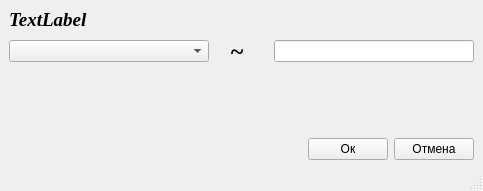
<?xml version="1.0" encoding="UTF-8"?>
<ui version="4.0">
 <class>MainWindow</class>
 <widget class="QMainWindow" name="MainWindow">
  <property name="geometry">
   <rect>
    <x>0</x>
    <y>0</y>
    <width>483</width>
    <height>191</height>
   </rect>
  </property>
  <property name="windowTitle">
   <string>Изменить</string>
  </property>
  <widget class="QWidget" name="centralwidget">
   <layout class="QGridLayout" name="gridLayout_4">
    <item row="0" column="0" colspan="2">
     <layout class="QGridLayout" name="gridLayout_3">
      <item row="0" column="0">
       <widget class="QLabel" name="label">
        <property name="font">
         <font>
          <family>Times New Roman</family>
          <pointsize>14</pointsize>
          <weight>75</weight>
          <italic>true</italic>
          <bold>true</bold>
         </font>
        </property>
        <property name="text">
         <string>TextLabel</string>
        </property>
       </widget>
      </item>
      <item row="1" column="0">
       <layout class="QGridLayout" name="gridLayout">
        <item row="0" column="0">
         <widget class="QComboBox" name="UpdateDataBox">
          <property name="minimumSize">
           <size>
            <width>200</width>
            <height>0</height>
           </size>
          </property>
          <property name="maximumSize">
           <size>
            <width>200</width>
            <height>16777215</height>
           </size>
          </property>
         </widget>
        </item>
        <item row="0" column="1">
         <widget class="QLabel" name="label_3">
          <property name="font">
           <font>
            <family>Times New Roman</family>
            <pointsize>18</pointsize>
            <weight>75</weight>
            <italic>true</italic>
            <bold>true</bold>
           </font>
          </property>
          <property name="text">
           <string>~</string>
          </property>
          <property name="indent">
           <number>15</number>
          </property>
         </widget>
        </item>
        <item row="0" column="2">
         <widget class="QLineEdit" name="UpdateDataEdit">
          <property name="minimumSize">
           <size>
            <width>200</width>
            <height>0</height>
           </size>
          </property>
          <property name="maximumSize">
           <size>
            <width>200</width>
            <height>16777215</height>
           </size>
          </property>
         </widget>
        </item>
       </layout>
      </item>
     </layout>
    </item>
    <item row="1" column="0">
     <spacer name="horizontalSpacer">
      <property name="orientation">
       <enum>Qt::Horizontal</enum>
      </property>
      <property name="sizeHint" stdset="0">
       <size>
        <width>256</width>
        <height>20</height>
       </size>
      </property>
     </spacer>
    </item>
    <item row="1" column="1">
     <layout class="QGridLayout" name="gridLayout_2">
      <item row="1" column="0">
       <widget class="QPushButton" name="OkButton">
        <property name="text">
         <string>Ок</string>
        </property>
       </widget>
      </item>
      <item row="1" column="1">
       <widget class="QPushButton" name="ExitButton">
        <property name="text">
         <string>Отмена</string>
        </property>
       </widget>
      </item>
      <item row="0" column="0">
       <spacer name="verticalSpacer">
        <property name="orientation">
         <enum>Qt::Vertical</enum>
        </property>
        <property name="sizeHint" stdset="0">
         <size>
          <width>20</width>
          <height>40</height>
         </size>
        </property>
       </spacer>
      </item>
     </layout>
    </item>
   </layout>
  </widget>
  <widget class="QStatusBar" name="statusbar"/>
 </widget>
 <resources/>
 <connections/>
</ui>
